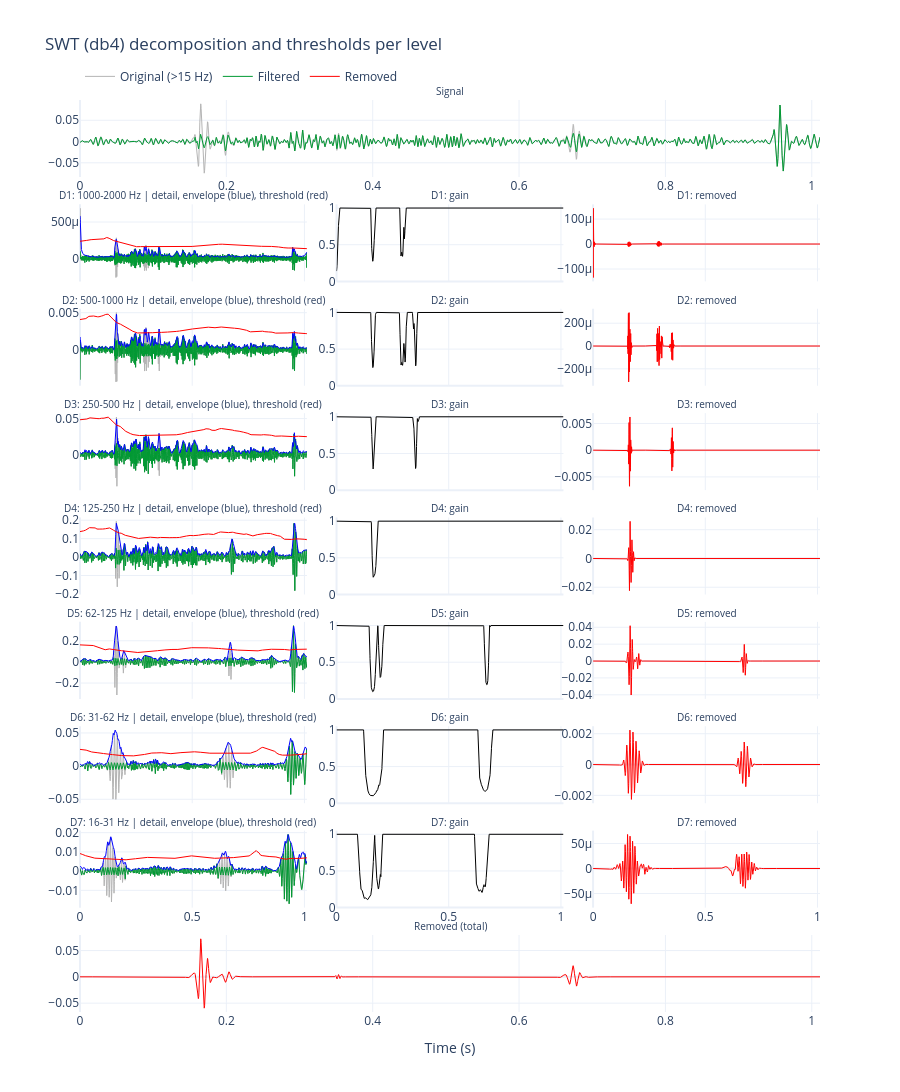

The notebook cell saved with this chart:
### Code cell
plot_swt_levels(details, fs).show()

### Figure 1 — Plotly figure (JSON) as saved in the notebook; plotly's stock layout.template omitted (floating-point values rounded to 4 significant figures; data arrays with more than 128 entries replaced by an {"elided": "..."} marker saying what was removed)
{"data": [{"line": {"color": "rgb(180, 180, 180)", "width": 1}, "name": "Original (>15 Hz)", "type": "scatter", "x": {"elided": "4046 float values"}, "xaxis": "x", "y": {"elided": "4046 float values"}, "yaxis": "y"}, {"line": {"color": "rgb(0, 153, 51)", "width": 1}, "name": "Filtered", "type": "scatter", "x": {"elided": "4046 float values"}, "xaxis": "x", "y": {"elided": "4046 float values"}, "yaxis": "y"}, {"line": {"color": "rgb(180, 180, 180)", "width": 1}, "showlegend": false, "type": "scatter", "x": {"elided": "4046 float values"}, "xaxis": "x2", "y": {"elided": "4046 float values"}, "yaxis": "y2"}, {"line": {"color": "rgb(0, 153, 51)", "width": 1}, "showlegend": false, "type": "scatter", "x": {"elided": "4046 float values"}, "xaxis": "x2", "y": {"elided": "4046 float values"}, "yaxis": "y2"}, {"line": {"color": "blue", "width": 1}, "showlegend": false, "type": "scatter", "x": {"elided": "4046 float values"}, "xaxis": "x2", "y": {"elided": "4046 float values"}, "yaxis": "y2"}, {"line": {"color": "red", "width": 1}, "showlegend": false, "type": "scatter", "x": {"elided": "4046 float values"}, "xaxis": "x2", "y": {"elided": "4046 float values"}, "yaxis": "y2"}, {"line": {"color": "black", "width": 1}, "showlegend": false, "type": "scatter", "x": {"elided": "4046 float values"}, "xaxis": "x3", "y": {"elided": "4046 float values"}, "yaxis": "y3"}, {"line": {"color": "red", "width": 1}, "showlegend": false, "type": "scatter", "x": {"elided": "4046 float values"}, "xaxis": "x4", "y": {"elided": "4046 float values"}, "yaxis": "y4"}, {"line": {"color": "rgb(180, 180, 180)", "width": 1}, "showlegend": false, "type": "scatter", "x": {"elided": "4046 float values"}, "xaxis": "x5", "y": {"elided": "4046 float values"}, "yaxis": "y5"}, {"line": {"color": "rgb(0, 153, 51)", "width": 1}, "showlegend": false, "type": "scatter", "x": {"elided": "4046 float values"}, "xaxis": "x5", "y": {"elided": "4046 float values"}, "yaxis": "y5"}, {"line": {"color": "blue", "width": 1}, "showlegend": false, "type": "scatter", "x": {"elided": "4046 float values"}, "xaxis": "x5", "y": {"elided": "4046 float values"}, "yaxis": "y5"}, {"line": {"color": "red", "width": 1}, "showlegend": false, "type": "scatter", "x": {"elided": "4046 float values"}, "xaxis": "x5", "y": {"elided": "4046 float values"}, "yaxis": "y5"}, {"line": {"color": "black", "width": 1}, "showlegend": false, "type": "scatter", "x": {"elided": "4046 float values"}, "xaxis": "x6", "y": {"elided": "4046 float values"}, "yaxis": "y6"}, {"line": {"color": "red", "width": 1}, "showlegend": false, "type": "scatter", "x": {"elided": "4046 float values"}, "xaxis": "x7", "y": {"elided": "4046 float values"}, "yaxis": "y7"}, {"line": {"color": "rgb(180, 180, 180)", "width": 1}, "showlegend": false, "type": "scatter", "x": {"elided": "4046 float values"}, "xaxis": "x8", "y": {"elided": "4046 float values"}, "yaxis": "y8"}, {"line": {"color": "rgb(0, 153, 51)", "width": 1}, "showlegend": false, "type": "scatter", "x": {"elided": "4046 float values"}, "xaxis": "x8", "y": {"elided": "4046 float values"}, "yaxis": "y8"}, {"line": {"color": "blue", "width": 1}, "showlegend": false, "type": "scatter", "x": {"elided": "4046 float values"}, "xaxis": "x8", "y": {"elided": "4046 float values"}, "yaxis": "y8"}, {"line": {"color": "red", "width": 1}, "showlegend": false, "type": "scatter", "x": {"elided": "4046 float values"}, "xaxis": "x8", "y": {"elided": "4046 float values"}, "yaxis": "y8"}, {"line": {"color": "black", "width": 1}, "showlegend": false, "type": "scatter", "x": {"elided": "4046 float values"}, "xaxis": "x9", "y": {"elided": "4046 float values"}, "yaxis": "y9"}, {"line": {"color": "red", "width": 1}, "showlegend": false, "type": "scatter", "x": {"elided": "4046 float values"}, "xaxis": "x10", "y": {"elided": "4046 float values"}, "yaxis": "y10"}, {"line": {"color": "rgb(180, 180, 180)", "width": 1}, "showlegend": false, "type": "scatter", "x": {"elided": "4046 float values"}, "xaxis": "x11", "y": {"elided": "4046 float values"}, "yaxis": "y11"}, {"line": {"color": "rgb(0, 153, 51)", "width": 1}, "showlegend": false, "type": "scatter", "x": {"elided": "4046 float values"}, "xaxis": "x11", "y": {"elided": "4046 float values"}, "yaxis": "y11"}, {"line": {"color": "blue", "width": 1}, "showlegend": false, "type": "scatter", "x": {"elided": "4046 float values"}, "xaxis": "x11", "y": {"elided": "4046 float values"}, "yaxis": "y11"}, {"line": {"color": "red", "width": 1}, "showlegend": false, "type": "scatter", "x": {"elided": "4046 float values"}, "xaxis": "x11", "y": {"elided": "4046 float values"}, "yaxis": "y11"}, {"line": {"color": "black", "width": 1}, "showlegend": false, "type": "scatter", "x": {"elided": "4046 float values"}, "xaxis": "x12", "y": {"elided": "4046 float values"}, "yaxis": "y12"}, {"line": {"color": "red", "width": 1}, "showlegend": false, "type": "scatter", "x": {"elided": "4046 float values"}, "xaxis": "x13", "y": {"elided": "4046 float values"}, "yaxis": "y13"}, {"line": {"color": "rgb(180, 180, 180)", "width": 1}, "showlegend": false, "type": "scatter", "x": {"elided": "4046 float values"}, "xaxis": "x14", "y": {"elided": "4046 float values"}, "yaxis": "y14"}, {"line": {"color": "rgb(0, 153, 51)", "width": 1}, "showlegend": false, "type": "scatter", "x": {"elided": "4046 float values"}, "xaxis": "x14", "y": {"elided": "4046 float values"}, "yaxis": "y14"}, {"line": {"color": "blue", "width": 1}, "showlegend": false, "type": "scatter", "x": {"elided": "4046 float values"}, "xaxis": "x14", "y": {"elided": "4046 float values"}, "yaxis": "y14"}, {"line": {"color": "red", "width": 1}, "showlegend": false, "type": "scatter", "x": {"elided": "4046 float values"}, "xaxis": "x14", "y": {"elided": "4046 float values"}, "yaxis": "y14"}, {"line": {"color": "black", "width": 1}, "showlegend": false, "type": "scatter", "x": {"elided": "4046 float values"}, "xaxis": "x15", "y": {"elided": "4046 float values"}, "yaxis": "y15"}, {"line": {"color": "red", "width": 1}, "showlegend": false, "type": "scatter", "x": {"elided": "4046 float values"}, "xaxis": "x16", "y": {"elided": "4046 float values"}, "yaxis": "y16"}, {"line": {"color": "rgb(180, 180, 180)", "width": 1}, "showlegend": false, "type": "scatter", "x": {"elided": "4046 float values"}, "xaxis": "x17", "y": {"elided": "4046 float values"}, "yaxis": "y17"}, {"line": {"color": "rgb(0, 153, 51)", "width": 1}, "showlegend": false, "type": "scatter", "x": {"elided": "4046 float values"}, "xaxis": "x17", "y": {"elided": "4046 float values"}, "yaxis": "y17"}, {"line": {"color": "blue", "width": 1}, "showlegend": false, "type": "scatter", "x": {"elided": "4046 float values"}, "xaxis": "x17", "y": {"elided": "4046 float values"}, "yaxis": "y17"}, {"line": {"color": "red", "width": 1}, "showlegend": false, "type": "scatter", "x": {"elided": "4046 float values"}, "xaxis": "x17", "y": {"elided": "4046 float values"}, "yaxis": "y17"}, {"line": {"color": "black", "width": 1}, "showlegend": false, "type": "scatter", "x": {"elided": "4046 float values"}, "xaxis": "x18", "y": {"elided": "4046 float values"}, "yaxis": "y18"}, {"line": {"color": "red", "width": 1}, "showlegend": false, "type": "scatter", "x": {"elided": "4046 float values"}, "xaxis": "x19", "y": {"elided": "4046 float values"}, "yaxis": "y19"}, {"line": {"color": "rgb(180, 180, 180)", "width": 1}, "showlegend": false, "type": "scatter", "x": {"elided": "4046 float values"}, "xaxis": "x20", "y": {"elided": "4046 float values"}, "yaxis": "y20"}, {"line": {"color": "rgb(0, 153, 51)", "width": 1}, "showlegend": false, "type": "scatter", "x": {"elided": "4046 float values"}, "xaxis": "x20", "y": {"elided": "4046 float values"}, "yaxis": "y20"}, {"line": {"color": "blue", "width": 1}, "showlegend": false, "type": "scatter", "x": {"elided": "4046 float values"}, "xaxis": "x20", "y": {"elided": "4046 float values"}, "yaxis": "y20"}, {"line": {"color": "red", "width": 1}, "showlegend": false, "type": "scatter", "x": {"elided": "4046 float values"}, "xaxis": "x20", "y": {"elided": "4046 float values"}, "yaxis": "y20"}, {"line": {"color": "black", "width": 1}, "showlegend": false, "type": "scatter", "x": {"elided": "4046 float values"}, "xaxis": "x21", "y": {"elided": "4046 float values"}, "yaxis": "y21"}, {"line": {"color": "red", "width": 1}, "showlegend": false, "type": "scatter", "x": {"elided": "4046 float values"}, "xaxis": "x22", "y": {"elided": "4046 float values"}, "yaxis": "y22"}, {"line": {"color": "red", "width": 1}, "name": "Removed", "type": "scatter", "x": {"elided": "4046 float values"}, "xaxis": "x23", "y": {"elided": "4046 float values"}, "yaxis": "y23"}], "layout": {"annotations": [{"font": {"size": 10}, "showarrow": false, "text": "Signal", "x": 0.5, "xanchor": "center", "xref": "paper", "y": 1, "yanchor": "bottom", "yref": "paper"}, {"font": {"size": 10}, "showarrow": false, "text": "D1: 1000-2000 Hz | detail, envelope (blue), threshold (red)", "x": 0.1533, "xanchor": "center", "xref": "paper", "y": 0.8856, "yanchor": "bottom", "yref": "paper"}, {"font": {"size": 10}, "showarrow": false, "text": "D1: gain", "x": 0.5, "xanchor": "center", "xref": "paper", "y": 0.8856, "yanchor": "bottom", "yref": "paper"}, {"font": {"size": 10}, "showarrow": false, "text": "D1: removed", "x": 0.8467, "xanchor": "center", "xref": "paper", "y": 0.8856, "yanchor": "bottom", "yref": "paper"}, {"font": {"size": 10}, "showarrow": false, "text": "D2: 500-1000 Hz | detail, envelope (blue), threshold (red)", "x": 0.1533, "xanchor": "center", "xref": "paper", "y": 0.7711, "yanchor": "bottom", "yref": "paper"}, {"font": {"size": 10}, "showarrow": false, "text": "D2: gain", "x": 0.5, "xanchor": "center", "xref": "paper", "y": 0.7711, "yanchor": "bottom", "yref": "paper"}, {"font": {"size": 10}, "showarrow": false, "text": "D2: removed", "x": 0.8467, "xanchor": "center", "xref": "paper", "y": 0.7711, "yanchor": "bottom", "yref": "paper"}, {"font": {"size": 10}, "showarrow": false, "text": "D3: 250-500 Hz | detail, envelope (blue), threshold (red)", "x": 0.1533, "xanchor": "center", "xref": "paper", "y": 0.6567, "yanchor": "bottom", "yref": "paper"}, {"font": {"size": 10}, "showarrow": false, "text": "D3: gain", "x": 0.5, "xanchor": "center", "xref": "paper", "y": 0.6567, "yanchor": "bottom", "yref": "paper"}, {"font": {"size": 10}, "showarrow": false, "text": "D3: removed", "x": 0.8467, "xanchor": "center", "xref": "paper", "y": 0.6567, "yanchor": "bottom", "yref": "paper"}, {"font": {"size": 10}, "showarrow": false, "text": "D4: 125-250 Hz | detail, envelope (blue), threshold (red)", "x": 0.1533, "xanchor": "center", "xref": "paper", "y": 0.5422, "yanchor": "bottom", "yref": "paper"}, {"font": {"size": 10}, "showarrow": false, "text": "D4: gain", "x": 0.5, "xanchor": "center", "xref": "paper", "y": 0.5422, "yanchor": "bottom", "yref": "paper"}, {"font": {"size": 10}, "showarrow": false, "text": "D4: removed", "x": 0.8467, "xanchor": "center", "xref": "paper", "y": 0.5422, "yanchor": "bottom", "yref": "paper"}, {"font": {"size": 10}, "showarrow": false, "text": "D5: 62-125 Hz | detail, envelope (blue), threshold (red)", "x": 0.1533, "xanchor": "center", "xref": "paper", "y": 0.4278, "yanchor": "bottom", "yref": "paper"}, {"font": {"size": 10}, "showarrow": false, "text": "D5: gain", "x": 0.5, "xanchor": "center", "xref": "paper", "y": 0.4278, "yanchor": "bottom", "yref": "paper"}, {"font": {"size": 10}, "showarrow": false, "text": "D5: removed", "x": 0.8467, "xanchor": "center", "xref": "paper", "y": 0.4278, "yanchor": "bottom", "yref": "paper"}, {"font": {"size": 10}, "showarrow": false, "text": "D6: 31-62 Hz | detail, envelope (blue), threshold (red)", "x": 0.1533, "xanchor": "center", "xref": "paper", "y": 0.3133, "yanchor": "bottom", "yref": "paper"}, {"font": {"size": 10}, "showarrow": false, "text": "D6: gain", "x": 0.5, "xanchor": "center", "xref": "paper", "y": 0.3133, "yanchor": "bottom", "yref": "paper"}, {"font": {"size": 10}, "showarrow": false, "text": "D6: removed", "x": 0.8467, "xanchor": "center", "xref": "paper", "y": 0.3133, "yanchor": "bottom", "yref": "paper"}, {"font": {"size": 10}, "showarrow": false, "text": "D7: 16-31 Hz | detail, envelope (blue), threshold (red)", "x": 0.1533, "xanchor": "center", "xref": "paper", "y": 0.1989, "yanchor": "bottom", "yref": "paper"}, {"font": {"size": 10}, "showarrow": false, "text": "D7: gain", "x": 0.5, "xanchor": "center", "xref": "paper", "y": 0.1989, "yanchor": "bottom", "yref": "paper"}, {"font": {"size": 10}, "showarrow": false, "text": "D7: removed", "x": 0.8467, "xanchor": "center", "xref": "paper", "y": 0.1989, "yanchor": "bottom", "yref": "paper"}, {"font": {"size": 10}, "showarrow": false, "text": "Removed (total)", "x": 0.5, "xanchor": "center", "xref": "paper", "y": 0.08444, "yanchor": "bottom", "yref": "paper"}], "height": 1980, "legend": {"orientation": "h", "x": 0, "xanchor": "left", "y": 1.01, "yanchor": "bottom"}, "title": {"text": "SWT (db4) decomposition and thresholds per level"}, "xaxis": {"anchor": "y", "domain": [0, 1]}, "xaxis10": {"anchor": "y10", "domain": [0.6933, 1], "matches": "x22", "showticklabels": false}, "xaxis11": {"anchor": "y11", "domain": [0, 0.3067], "matches": "x20", "showticklabels": false}, "xaxis12": {"anchor": "y12", "domain": [0.3467, 0.6533], "matches": "x21", "showticklabels": false}, "xaxis13": {"anchor": "y13", "domain": [0.6933, 1], "matches": "x22", "showticklabels": false}, "xaxis14": {"anchor": "y14", "domain": [0, 0.3067], "matches": "x20", "showticklabels": false}, "xaxis15": {"anchor": "y15", "domain": [0.3467, 0.6533], "matches": "x21", "showticklabels": false}, "xaxis16": {"anchor": "y16", "domain": [0.6933, 1], "matches": "x22", "showticklabels": false}, "xaxis17": {"anchor": "y17", "domain": [0, 0.3067], "matches": "x20", "showticklabels": false}, "xaxis18": {"anchor": "y18", "domain": [0.3467, 0.6533], "matches": "x21", "showticklabels": false}, "xaxis19": {"anchor": "y19", "domain": [0.6933, 1], "matches": "x22", "showticklabels": false}, "xaxis2": {"anchor": "y2", "domain": [0, 0.3067], "matches": "x20", "showticklabels": false}, "xaxis20": {"anchor": "y20", "domain": [0, 0.3067]}, "xaxis21": {"anchor": "y21", "domain": [0.3467, 0.6533]}, "xaxis22": {"anchor": "y22", "domain": [0.6933, 1]}, "xaxis23": {"anchor": "y23", "domain": [0, 1], "title": {"text": "Time (s)"}}, "xaxis3": {"anchor": "y3", "domain": [0.3467, 0.6533], "matches": "x21", "showticklabels": false}, "xaxis4": {"anchor": "y4", "domain": [0.6933, 1], "matches": "x22", "showticklabels": false}, "xaxis5": {"anchor": "y5", "domain": [0, 0.3067], "matches": "x20", "showticklabels": false}, "xaxis6": {"anchor": "y6", "domain": [0.3467, 0.6533], "matches": "x21", "showticklabels": false}, "xaxis7": {"anchor": "y7", "domain": [0.6933, 1], "matches": "x22", "showticklabels": false}, "xaxis8": {"anchor": "y8", "domain": [0, 0.3067], "matches": "x20", "showticklabels": false}, "xaxis9": {"anchor": "y9", "domain": [0.3467, 0.6533], "matches": "x21", "showticklabels": false}, "yaxis": {"anchor": "x", "domain": [0.9156, 1]}, "yaxis10": {"anchor": "x10", "domain": [0.5722, 0.6567]}, "yaxis11": {"anchor": "x11", "domain": [0.4578, 0.5422]}, "yaxis12": {"anchor": "x12", "domain": [0.4578, 0.5422], "range": [0, 1.05]}, "yaxis13": {"anchor": "x13", "domain": [0.4578, 0.5422]}, "yaxis14": {"anchor": "x14", "domain": [0.3433, 0.4278]}, "yaxis15": {"anchor": "x15", "domain": [0.3433, 0.4278], "range": [0, 1.05]}, "yaxis16": {"anchor": "x16", "domain": [0.3433, 0.4278]}, "yaxis17": {"anchor": "x17", "domain": [0.2289, 0.3133]}, "yaxis18": {"anchor": "x18", "domain": [0.2289, 0.3133], "range": [0, 1.05]}, "yaxis19": {"anchor": "x19", "domain": [0.2289, 0.3133]}, "yaxis2": {"anchor": "x2", "domain": [0.8011, 0.8856]}, "yaxis20": {"anchor": "x20", "domain": [0.1144, 0.1989]}, "yaxis21": {"anchor": "x21", "domain": [0.1144, 0.1989], "range": [0, 1.05]}, "yaxis22": {"anchor": "x22", "domain": [0.1144, 0.1989]}, "yaxis23": {"anchor": "x23", "domain": [0, 0.08444]}, "yaxis3": {"anchor": "x3", "domain": [0.8011, 0.8856], "range": [0, 1.05]}, "yaxis4": {"anchor": "x4", "domain": [0.8011, 0.8856]}, "yaxis5": {"anchor": "x5", "domain": [0.6867, 0.7711]}, "yaxis6": {"anchor": "x6", "domain": [0.6867, 0.7711], "range": [0, 1.05]}, "yaxis7": {"anchor": "x7", "domain": [0.6867, 0.7711]}, "yaxis8": {"anchor": "x8", "domain": [0.5722, 0.6567]}, "yaxis9": {"anchor": "x9", "domain": [0.5722, 0.6567], "range": [0, 1.05]}}}
